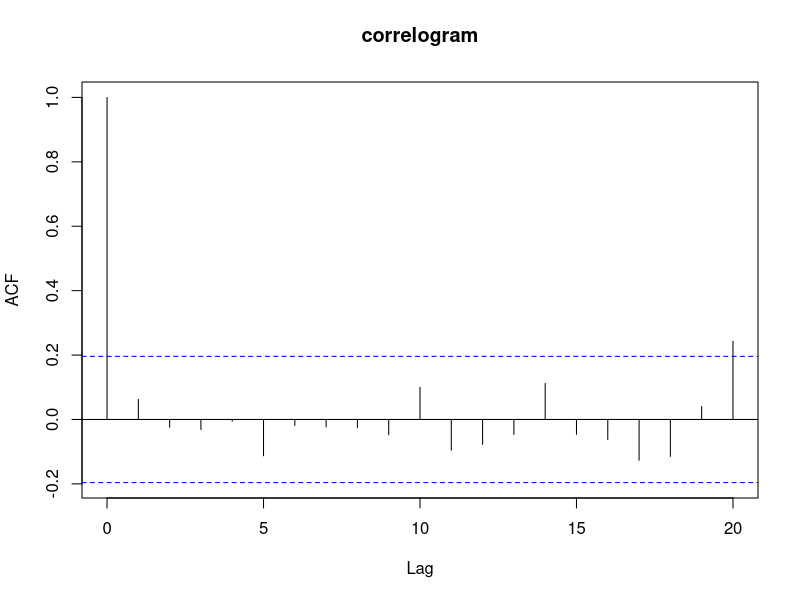
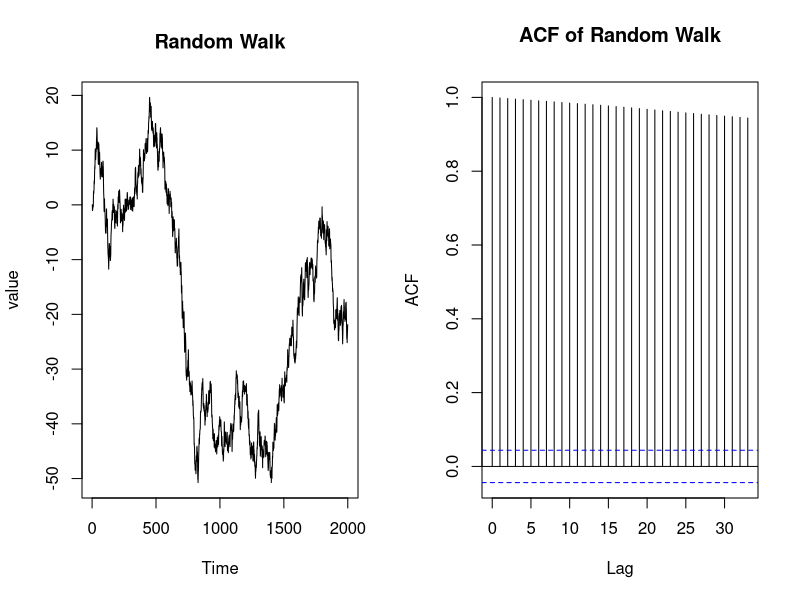
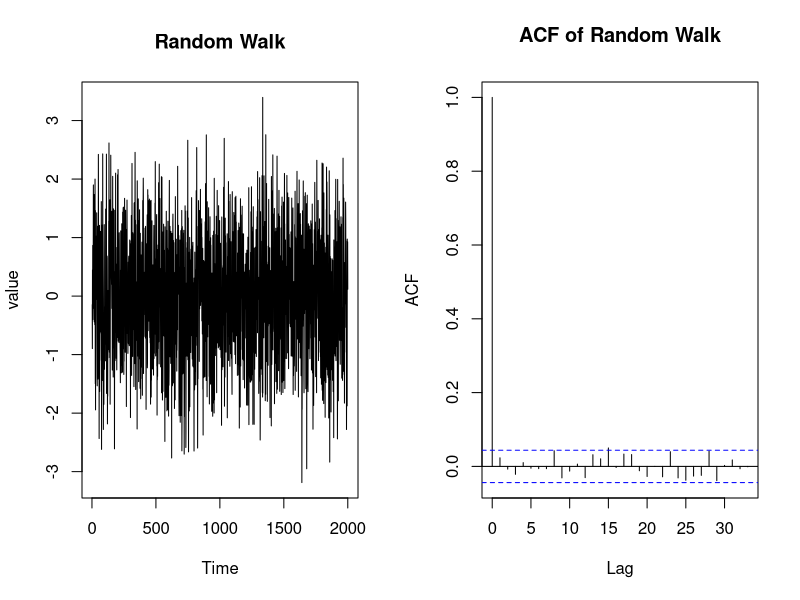
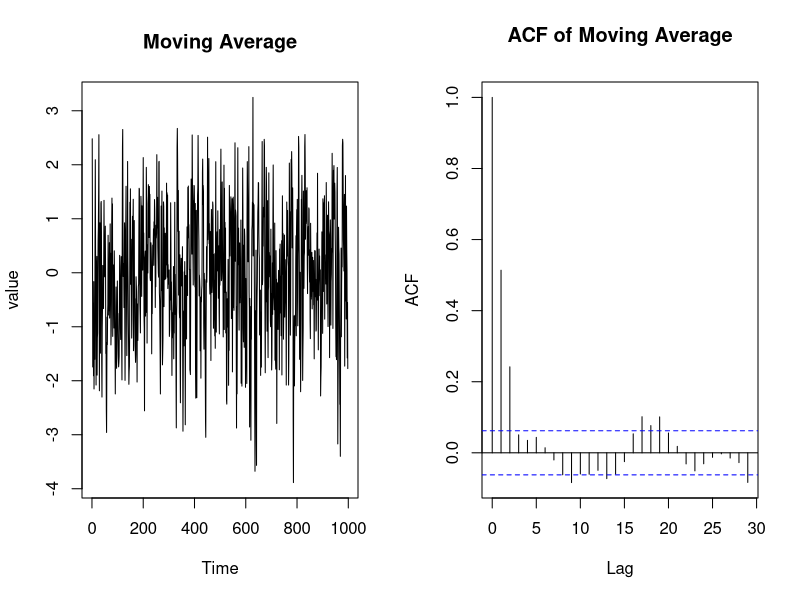

Source code (R) for these figures, in order:
## ---- chunk 1
noise_ts =  ts(rnorm(100))
acf(noise_ts,main="correlogram",)
## ---- chunk 2

#Init
z = rnorm(2000)
x=NULL
x[1] = 0 
for(i in 2:2000){
  x[i] =  z[i] + x[i-1] 
}

#Convert to ts
random_walk_ts =  ts(x)
par(mfrow=c(1,2))
plot(random_walk_ts,main='Random Walk',ylab = 'value')
acf(random_walk_ts,main='ACF of Random Walk')
## ---- chunk 3
#one way
random_walk_ts_lagged = lag(random_walk_ts,-1)
new_random_ts = random_walk_ts - random_walk_ts_lagged
#Another way
n_rand_ts = diff(random_walk_ts)
par(mfrow=c(1,2))
plot(new_random_ts,main='Random Walk',ylab = 'value')
acf(new_random_ts,main='ACF of Random Walk')

## ---- chunk 4

z = rnorm(1000)
ma_2 = NULL
for(i in 3:1000){
  ma_2[i] = z[i] + 0.5*z[i-1] + 0.3 * z[i-2]
}

movingAverage_TS = ts(ma_2[3:1000])
par(mfrow=c(1,2))
plot(movingAverage_TS,main='Moving Average',ylab = 'value')
acf(movingAverage_TS,main='ACF of Moving Average')

